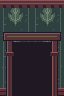

The image is a tile-based game level rendered from a .tmx file. Its description and complete source (layers, tilesets, objects, tile grids) follow:
An orthogonal 2x3 tile map with 32x32 px tiles, 1 tile layer (Assembly), 3 tilesets.

<map version="1.10" orientation="orthogonal" renderorder="right-down" width="2" height="3" tilewidth="32" tileheight="32" infinite="0" nextlayerid="2" nextobjectid="1">
  <tileset firstgid="1" source="../floors.tsx" />
  <tileset firstgid="321" source="../walls.tsx" />
  <tileset firstgid="961" source="../architecture.tsx" />
  <layer id="1" name="Assembly" width="2" height="3">
    <data encoding="csv">
397,398,
413,414,
429,430
</data>
  </layer>
</map>
